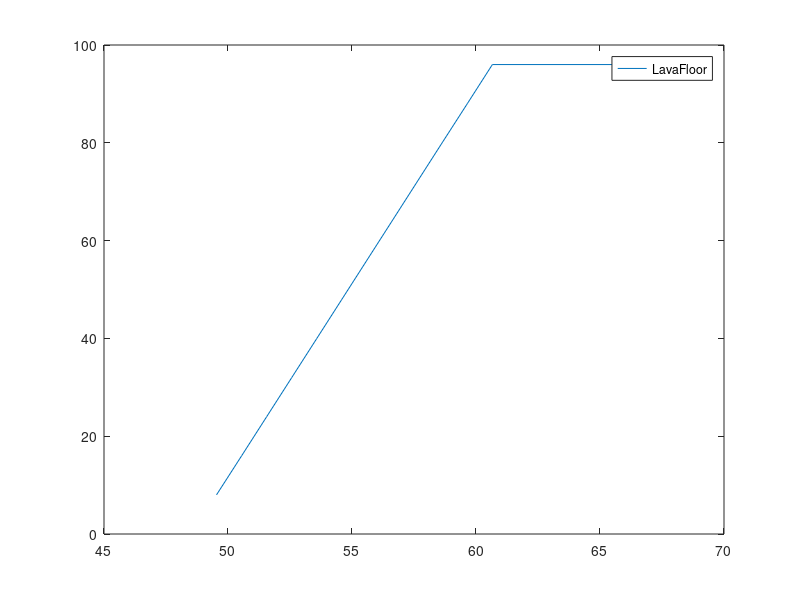

Write the MATLAB code that produced this figure. (Note: this script raises an error after producing the figure.)
plot([49.536, 50.55038, 51.5609, 52.57146, 53.58204, 54.5926, 55.60316, 56.61385, 57.62357, 58.63419, 59.64945, 60.66002, 66.72602], [8, 16, 24, 32, 40, 48, 56, 64, 72, 80, 88, 96, 96])
h = legend('LavaFloor' )
legend(h, 'location', 'outside')
